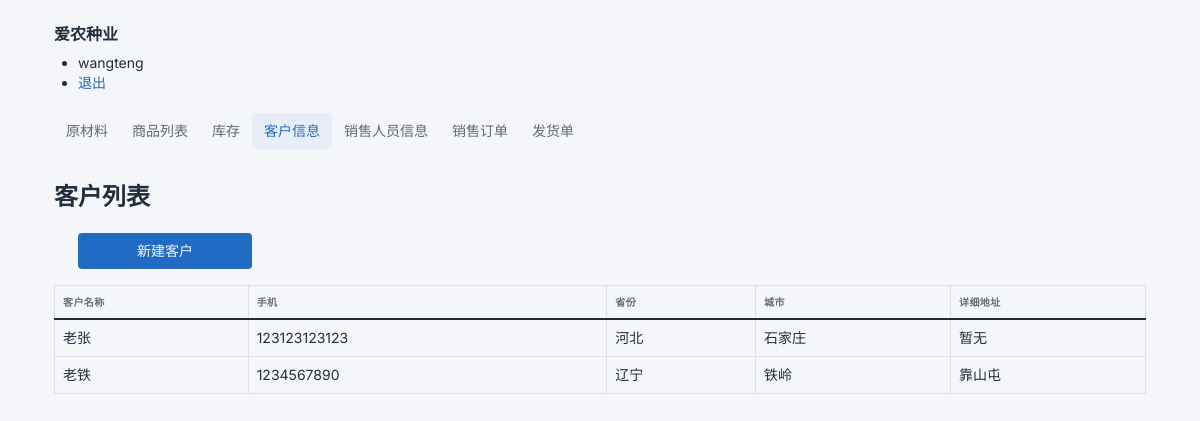
Screenshot of /customer/list (signed in) with the database file from the repository.
### tables this page shows
CREATE TABLE user (
  id INTEGER PRIMARY KEY AUTOINCREMENT,
  username TEXT UNIQUE NOT NULL,
  password TEXT NOT NULL,
  role TEXT NOT NULL
);

CREATE TABLE customer(
    id INTEGER PRIMARY KEY AUTOINCREMENT,
    name TEXT NOT NULL,
    cellphone TEXT,
    city TEXT,
    province TEXT,
    address TEXT
);

### transport/customer.py (the view)
@bp.route('/list')
def index():
    db = get_db()
    customers = db.execute(
        'SELECT id, name, cellphone,city,province,address'
        ' FROM customer'
        ' ORDER BY id DESC'
    ).fetchall()
    return render_template('customer/list.html', customers=customers)

### transport/auth.py (called while the page is built)
@bp.before_app_request
def load_logged_in_user():
    user_id = session.get('user_id')
    if user_id is None:
        g.user = None
    else:
        g.user = get_db().execute(
            'SELECT * FROM user WHERE id = ?', (user_id,)
        ).fetchone()

### transport/db.py (called while the page is built)
def get_db():
    if 'db' not in g:
        g.db = sqlite3.connect(
            current_app.config['DATABASE'],
            detect_types=sqlite3.PARSE_DECLTYPES
        )
        g.db.row_factory = sqlite3.Row
    return g.db

### transport/templates/customer/list.html
{% extends 'base.html' %}
{% block header %}
  <h1>{% block title %}客户列表{% endblock %}</h1>
{% endblock %}
{% block content %}
<div class="page-body">
  {% if g.user %}
  <div class="container-xl">
    <div class="col-2">
      <div class="row g-2 align-items-center mb-n3">
  <div class="col-2 col-sm-2 col-md-2 col-xl mb-3">
    <a class="btn btn-primary w-100" href="{{ url_for('customer.create') }}">新建客户</a>
  </div>
      </div>
    </div>
  </div>
  {% endif %}
    <table class="table table-bordered">
      <thead>
        <tr>
          <th>客户名称</th>
          <th>手机</th>
          <th>省份</th>
          <th>城市</th>
          <th>详细地址</th>
        </tr>
      </thead>
      <tbody>
      {% for customer in customers %}
        <tr>
          <td>{{customer['name']}}</td>
          <td>{{customer['cellphone']}}</td>
          <td>{{customer['province']}}</td>
          <td>{{customer['city']}}</td>
          <td>{{customer['address']}}</td>
        </tr>
      {% endfor %}
      </tbody>
    </table>
</div>
{% endblock %}

### transport/templates/base.html (shortened to what this page needs)
<!doctype html>
<head>
  <link href="https://cdn.staticfile.org/twitter-bootstrap/5.1.3/css/bootstrap.min.css" rel="stylesheet">
    <link rel="stylesheet" href="https://cdnjs.cloudflare.com/ajax/libs/jquery-confirm/3.3.2/jquery-confirm.min.css">
  <link rel="stylesheet" href="{{ url_for('static', filename='table.min.css') }}">
</head>
<body class="antialiased">
<div class="container mt-3">
<nav>
  <h1 class="navbar-brand navbar-brand-autodark d-none-navbar-horizontal pe-0 pe-md-3">爱农种业</h1>
  <ul>
    {% if g.user %}
      <li><span>{{ g.user['username'] }}</span>
      <li><a href="{{ url_for('auth.logout') }}">退出</a>
    {% else %}
      <li><a href="{{ url_for('auth.register') }}">注册用户</a>
      <li><a href="{{ url_for('auth.login') }}">登录</a>
    {% endif %}
  </ul>
</nav>
</div>
<div class="container mt-3">
<nav class="navbar navbar-default" role="navigation" >
    <div>
      <ul class="nav nav-pills" id="menu">
        {% if g.user['role']=='ADMIN' %}
        <li class="nav-item"><a class="nav-link" href="{{url_for('material.index')}}">原材料</a></li>
        <li class="nav-item"><a class="nav-link"  href="{{url_for('product.index')}}">商品列表</a></li>
        {% endif %}
        {% if g.user['role']=='STORE_MANAGER' or g.user['role']=='ADMIN'%}
        <li class="nav-item"><a class="nav-link"  href="{{url_for('inventory.index')}}">库存</a></li>
        {% endif %}
        {% if g.user['role']=='ADMIN' %}
        <li class="nav-item"><a class="nav-link"  href="{{url_for('customer.index')}}">客户信息</a></li>
        <li class="nav-item"><a class="nav-link"  href="{{url_for('seller.index')}}">销售人员信息</a></li>
        <li class="nav-item"><a class="nav-link" href="{{url_for('sell_record.index')}}">销售订单</a></li>
        <li class="nav-item"><a class="nav-link"  href="{{url_for('transport.index')}}">发货单</a></li>
        {% endif %}
      </ul>
    </div>
</nav>
  </div>
<div class="container mt-3">
<section class="content">
  <header>
    {% block header %}{% endblock %}
  </header>
  {% block content %}{% endblock %}
</section>
</div>
</body>

### rows the page displays
user: user.username "wangteng"
customer: name "老张", cellphone "123123123123", province "河北", city "石家庄", address "暂无"
customer: name "老铁", cellphone "1234567890", province "辽宁", city "铁岭", address "靠山屯"
